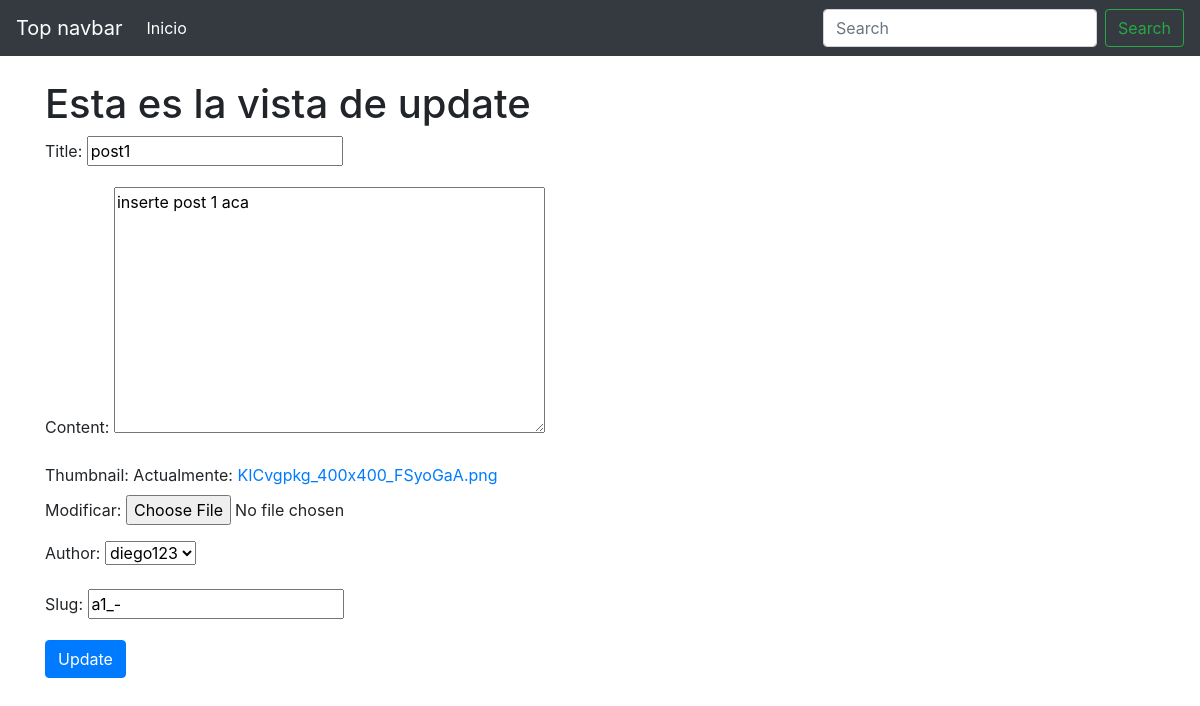
/a1_-/update, run on the app's committed database.
### posts/models.py (models this page shows, shortened)
class Post(models.Model):
    title = models.CharField(max_length=100)
    content = models.TextField()
    thumbnail = models.ImageField()
    publish_date = models.DateTimeField(auto_now_add = True)
    last_updated = models.DateTimeField(auto_now=True)
    author = models.ForeignKey(User, on_delete = models.CASCADE)
    slug = models.SlugField()

### posts/views.py (the view)
# urls.py: path('<slug>/update', PostUpdateView.as_view(), name='update'),
class PostUpdateView(UpdateView):
    form_class = PostForm
    model = Post
    success_url = '/'
    def get_context_data(self, **kwargs):
        context = super().get_context_data(**kwargs)
        context.update({
            'view_type': 'update'
        })
        return context

### posts/forms.py
class PostForm(forms.ModelForm):
    class Meta:
        model= Post
        fields= ('__all__')

### posts/models.py (called while the page is built)
    def __str__(self):
        return self.username

### templates/posts/post_form.html (shortened to what this page needs)
{%   extends "base.html"   %}
{% block content %}
    <div class="container">
    <h1> Esta es la vista de {{ view_type }} </h1>
    <form method="POST" enctype='multipart/form-data'>
        {{ form.as_p }}
        <button class='btn btn-primary' type='submit'>{{ view_type|title }}</button>
        </form>
    </div>
{% endblock content %}

### data on the page
Post: title "post1", content "inserte post 1 aca", author "diego123", slug "a1_-"

### other printed values
{{ view_type }} "update"
{{ view_type|title }} "Update"
